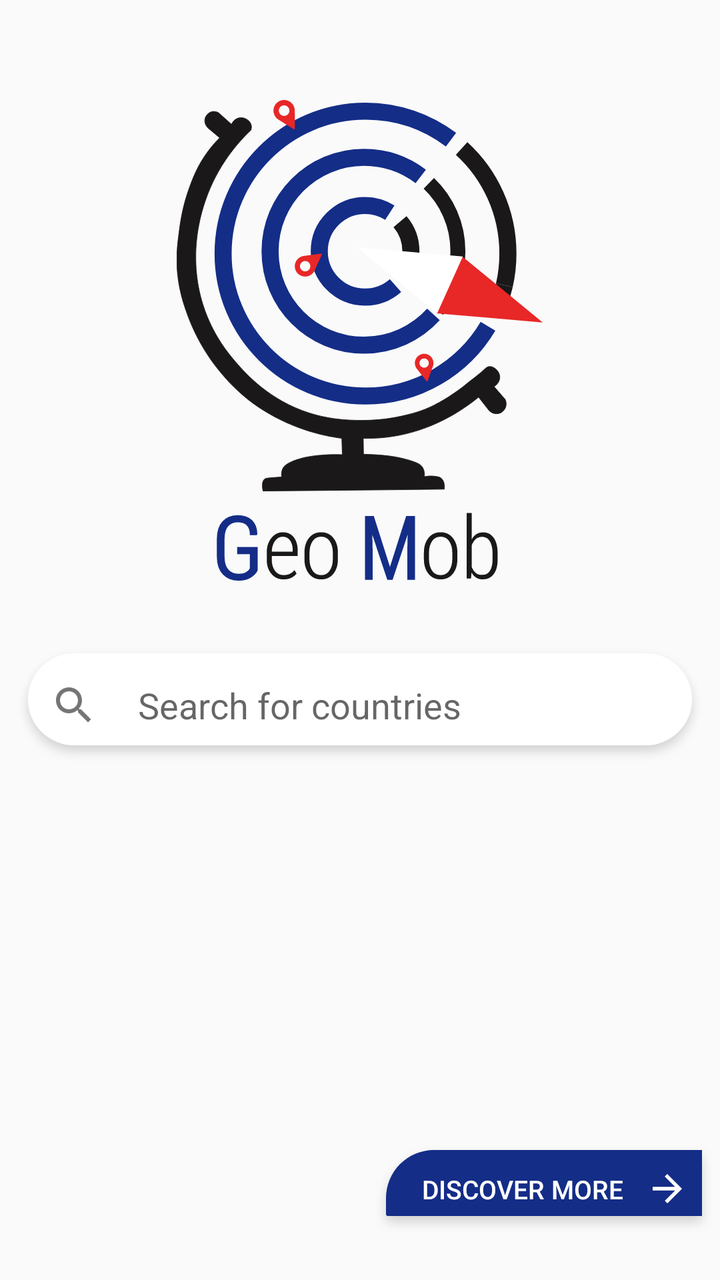
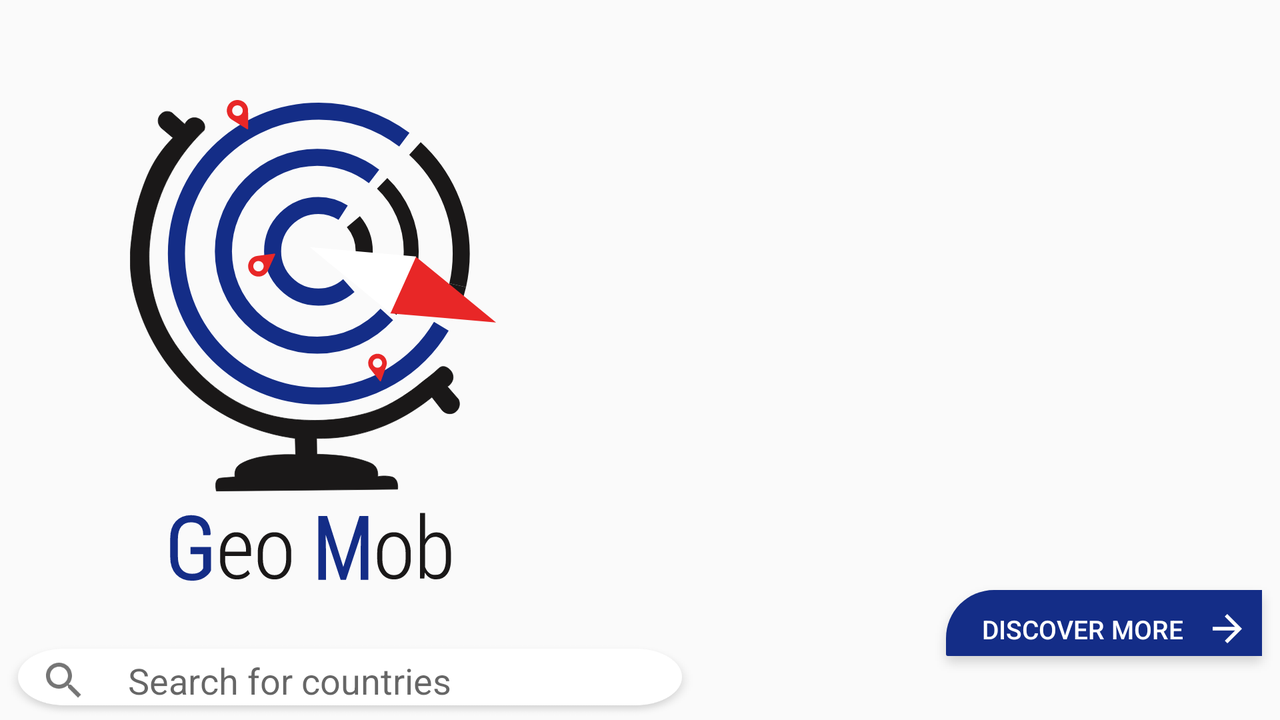

First picture: res/layout/ on a phone held upright. Second picture: the repository's own variant of that layout, on a device whose configuration matches the variant's folder. Source for both follows.
<!-- AndroidManifest.xml: application theme NoActionBar -->
<!-- res/layout/activity_main.xml -->
<?xml version="1.0" encoding="utf-8"?>
<RelativeLayout
        xmlns:android="http://schemas.android.com/apk/res/android"
        xmlns:tools="http://schemas.android.com/tools"
        xmlns:app="http://schemas.android.com/apk/res-auto"
        android:layout_width="match_parent"
        android:layout_height="match_parent"
        tools:context=".MainActivity"
        android:orientation="vertical">
    <ImageView
            android:id="@+id/logo"
            android:layout_width="match_parent"
            android:layout_height="wrap_content"
            android:src="@drawable/logo"
            android:layout_marginTop="50dp"/>

    <EditText
            android:id="@+id/search_bar"
            android:layout_marginTop="30dp"
            android:drawablePadding="20dp"
            android:layout_below="@+id/logo"
            android:paddingLeft="20dp"
            android:drawableLeft="@drawable/ic_search"
           android:layout_centerHorizontal="true"
            android:layout_width="wrap_content"
            android:layout_height="wrap_content"
            android:background="@drawable/rounded_edittext"
            android:hint="Search for countries"/>

    <androidx.recyclerview.widget.RecyclerView
            android:layout_below="@id/search_bar"
            android:id="@+id/rv_countries"
            android:layout_width="match_parent"
            android:layout_height="match_parent"
            app:layout_constraintBottom_toBottomOf="parent"
            app:layout_constraintEnd_toEndOf="parent"
            app:layout_constraintStart_toStartOf="parent"
            android:layout_above="@id/discover_btn"
            app:layout_constraintTop_toTopOf="parent" />

    <Button
            android:layout_marginTop="20dp"
            android:id="@+id/discover_btn"
            android:layout_width="wrap_content"
            android:layout_height="wrap_content"
            android:text="Discover More"
            android:textSize="13dp"
            android:textColor="@android:color/white"
            android:background="@drawable/shaped_button"
            android:drawableRight="@drawable/ic_back_arrow"
            android:paddingHorizontal="15dp"
            android:layout_alignParentEnd="true"
            android:layout_alignParentBottom="true"
            android:layout_marginBottom="20dp"/>
</RelativeLayout>
<!-- resources referenced by this layout -->
<resources>
  <!-- drawable ic_back_arrow: png bitmap (drawable-hdpi, 323 bytes) -->
  <!-- drawable ic_search: png bitmap (drawable-hdpi, 561 bytes) -->
  <!-- drawable logo: png bitmap (drawable-hdpi, 36724 bytes) -->
  <!-- drawable rounded_edittext: png bitmap (drawable-hdpi, 4885 bytes) -->
  <!-- drawable shaped_button: png bitmap (drawable-hdpi, 2196 bytes) -->
  <style name="NoActionBar" parent="Theme.AppCompat.Light.DarkActionBar">
  
          <item name="windowActionBar">false</item>
          <item name="windowNoTitle">true</item>
      </style>
</resources>
<!-- res/layout-land/activity_main.xml (the repository's variant of the layout above) -->
<!-- drawn on the phone turned sideways -->
<?xml version="1.0" encoding="utf-8"?>
<RelativeLayout
        xmlns:android="http://schemas.android.com/apk/res/android"
        xmlns:tools="http://schemas.android.com/tools"
        xmlns:app="http://schemas.android.com/apk/res-auto"
        android:layout_width="match_parent"
        android:layout_height="match_parent"
        tools:context=".MainActivity"
        android:orientation="horizontal">
    <LinearLayout
            android:layout_width="match_parent"
            android:layout_height="match_parent"
            android:orientation="horizontal">
        <LinearLayout
                android:layout_marginRight="45dp"
                android:orientation="vertical"
                android:layout_width="wrap_content"
                android:layout_height="match_parent">
            <ImageView
                    android:layout_marginLeft="65dp"
                    android:id="@+id/logo"
                    android:layout_width="wrap_content"
                    android:layout_height="wrap_content"
                    android:src="@drawable/logo"
                    android:layout_marginTop="50dp"/>

            <EditText
                    android:id="@+id/search_bar"
                    android:layout_marginTop="30dp"
                    android:drawablePadding="20dp"
                    android:layout_below="@+id/logo"
                    android:paddingLeft="20dp"
                    android:drawableLeft="@drawable/ic_search"
                    android:layout_centerHorizontal="true"
                    android:layout_width="wrap_content"
                    android:layout_height="wrap_content"
                    android:background="@drawable/rounded_edittext"
                    android:hint="Search for countries"/>

        </LinearLayout>

        <androidx.recyclerview.widget.RecyclerView
                android:layout_gravity="center"
                android:id="@+id/rv_countries"
                android:layout_width="match_parent"
                android:layout_height="wrap_content"
                app:layout_constraintBottom_toBottomOf="parent"
                app:layout_constraintEnd_toEndOf="parent"
                app:layout_constraintStart_toStartOf="parent"
                android:layout_above="@id/discover_btn"
                app:layout_constraintTop_toTopOf="parent" />


    </LinearLayout>
    <Button
            android:layout_marginTop="20dp"
            android:id="@+id/discover_btn"
            android:layout_width="wrap_content"
            android:layout_height="wrap_content"
            android:text="Discover More"
            android:textSize="13dp"
            android:textColor="@android:color/white"
            android:background="@drawable/shaped_button"
            android:drawableRight="@drawable/ic_back_arrow"
            android:paddingHorizontal="15dp"
            android:layout_alignParentEnd="true"
            android:layout_alignParentBottom="true"
            android:layout_marginBottom="20dp"/>

</RelativeLayout>
